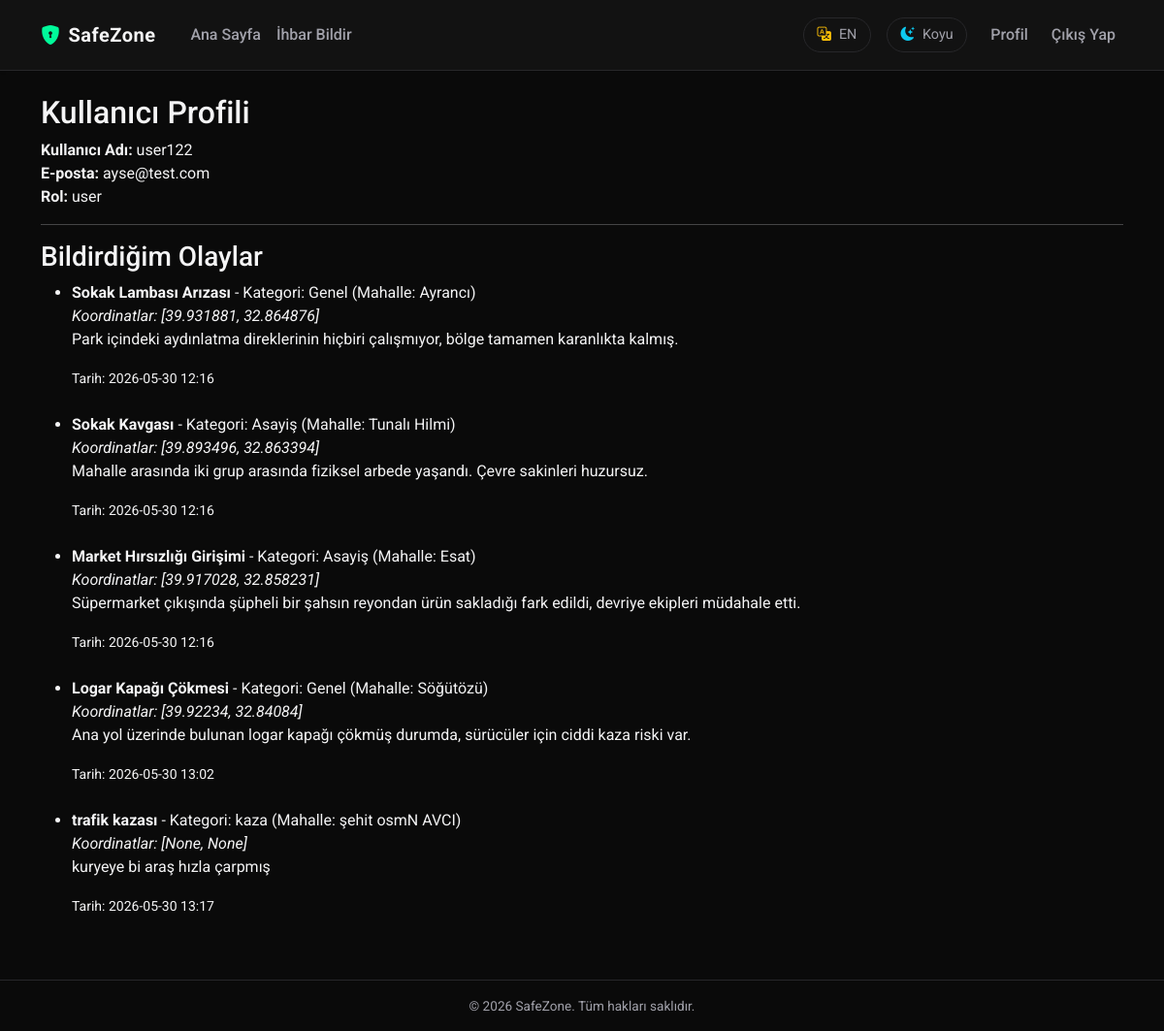
Before: /auth/profile (signed in) with the older database file.
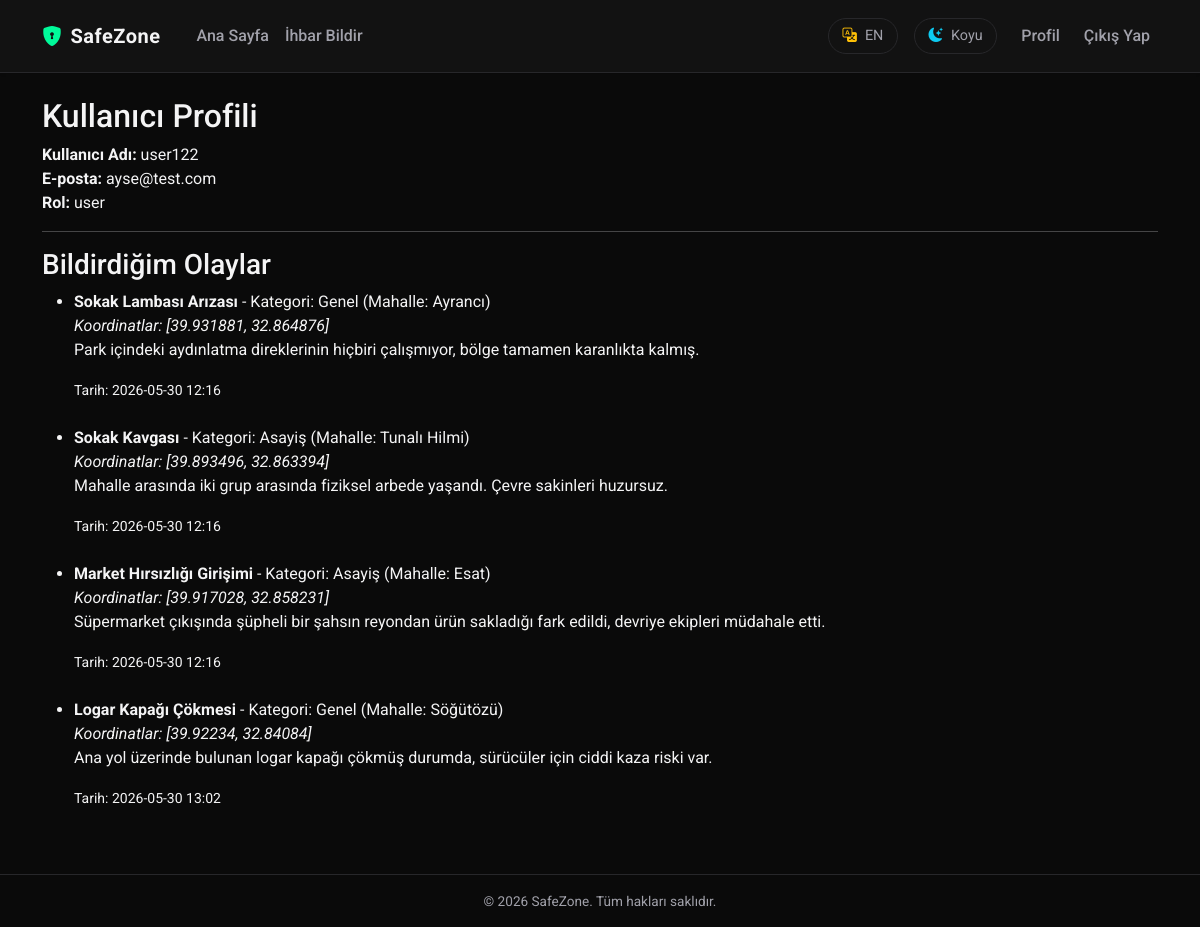
After: the same page with the newer database file.
### app/models.py (models this page shows, shortened)
class User(UserMixin, db.Model):
    __tablename__ = 'user'
    id = db.Column(db.Integer, primary_key=True)
    username = db.Column(db.String(80), unique=True, nullable=False)
    email = db.Column(db.String(120), unique=True, nullable=False)
    password_hash = db.Column(db.String(256))
    role = db.Column(db.String(20), nullable=False, default='user')
    incidents = db.relationship('Incident', backref='author', lazy=True)

class Incident(db.Model):
    __tablename__ = 'incident'
    id = db.Column(db.Integer, primary_key=True)
    title = db.Column(db.String(150), nullable=False)
    description = db.Column(db.Text)
    category = db.Column(db.String(50), nullable=False)
    neighborhood_name = db.Column(db.String(100), nullable=False)
    latitude = db.Column(db.Float)
    longitude = db.Column(db.Float)
    created_at = db.Column(db.DateTime, nullable=False, default=datetime.utcnow)
    user_id = db.Column(db.Integer, db.ForeignKey('user.id'), nullable=False)

### app/auth/routes.py (the view)
@auth_bp.route('/profile')
@login_required
def profile():
    return render_template('auth/profile.html', title='Profilim')

### app/__init__.py (called while the page is built)
def create_app(config_name='default'):
    app = Flask(__name__)
    app.config.from_object(config[config_name])
    db.init_app(app)
    migrate.init_app(app, db)
    login_manager.init_app(app)
    from app.main import main_bp
    app.register_blueprint(main_bp)
    from app.auth import auth_bp
    app.register_blueprint(auth_bp, url_prefix='/auth')
    from app.models import User
    @login_manager.user_loader
    def load_user(user_id):
        return User.query.get(int(user_id))
    return app

### app/main/routes.py (called while the page is built)
@main_bp.app_context_processor
def inject_translations():
    from flask import session
    from app.main.translations import TRANSLATIONS
    lang = session.get('lang', 'tr')
    if lang not in ['tr', 'en']:
        lang = 'tr'
    def translate(key):
        if not key:
            return ''
        cleaned_key = key.strip().lower()
        lookup_key = cleaned_key.replace('ı', 'i').replace('ğ', 'g').replace('ü', 'u').replace('ş', 's').replace('ö', 'o').replace('ç', 'c')
        translation_dict = TRANSLATIONS.get(lang, {})
        if lookup_key in translation_dict:
            return translation_dict[lookup_key]
        elif cleaned_key in translation_dict:
            return translation_dict[cleaned_key]
        elif key in translation_dict:
            return translation_dict[key]
        return key
    return dict(_=translate, active_lang=lang)

### app/templates/auth/profile.html
{% extends "base.html" %}
{% block content %}
    <h2>Kullanıcı Profili</h2>
    <p>
        <strong>Kullanıcı Adı:</strong> {{ current_user.username }}<br>
        <strong>E-posta:</strong> {{ current_user.email }}<br>
        <strong>Rol:</strong> {{ current_user.role }}
    </p>
    <hr>
    <h3>Bildirdiğim Olaylar</h3>
    <ul>
        {% for incident in current_user.incidents %}
            <li>
                <strong>{{ incident.title }}</strong> - Kategori: {{ incident.category }}
                (Mahalle: {{ incident.neighborhood_name }})<br>
                <em>Koordinatlar: [{{ incident.latitude }}, {{ incident.longitude }}]</em><br>
                <p>{{ incident.description }}</p>
                <small>Tarih: {{ incident.created_at.strftime('%Y-%m-%d %H:%M') }}</small>
            </li>
            <br>
        {% else %}
            <li>Henüz bildirdiğiniz bir olay bulunmuyor.</li>
        {% endfor %}
    </ul>
{% endblock %}

### app/templates/base.html (shortened to what this page needs)
<!DOCTYPE html>
<html lang="tr">
<head>
    <link href="https://cdn.jsdelivr.net/npm/bootstrap@5.3.0/dist/css/bootstrap.min.css" rel="stylesheet">
    <link rel="stylesheet" href="https://cdn.jsdelivr.net/npm/bootstrap-icons@1.11.3/font/bootstrap-icons.min.css">
</head>
<body>
    <nav class="navbar navbar-expand-lg navbar-dark navbar-institutional py-3">
        <div class="container">
            <a class="navbar-brand d-flex align-items-center gap-2" href="{{ url_for('main.index') }}">
                <i class="bi bi-shield-lock-fill text-primary" style="color: var(--accent-color) !important;"></i>
                SafeZone
            </a>
            <div class="collapse navbar-collapse" id="navbarNav">
                <ul class="navbar-nav me-auto mb-2 mb-lg-0">
                    <li class="nav-item">
                        <a class="nav-link" href="{{ url_for('main.index') }}">{{ _('Ana Sayfa') }}</a>
                    </li>
                    <li class="nav-item">
                        <a class="nav-link" href="{{ url_for('main.new_incident') }}">{{ _('İhbar Bildir') }}</a>
                    </li>
                </ul>
                <ul class="navbar-nav ms-auto align-items-lg-center gap-2">
                    <li class="nav-item me-lg-2 my-2 my-lg-0">
                        {% if active_lang == 'tr' %}
                        <a href="{{ url_for('main.set_language', lang='en') }}" class="theme-toggle-btn text-decoration-none">
                            <i class="bi bi-translate text-warning"></i>
                            <span>EN</span>
                        </a>
                        {% else %}
                        <a href="{{ url_for('main.set_language', lang='tr') }}" class="theme-toggle-btn text-decoration-none">
                            <i class="bi bi-translate text-info"></i>
                            <span>TR</span>
                        </a>
                        {% endif %}
                    </li>
                    <li class="nav-item me-lg-2 my-2 my-lg-0">
                        <button id="theme-toggle" class="theme-toggle-btn">
                            <i id="theme-toggle-icon" class="bi bi-moon-stars-fill"></i>
                            <span id="theme-toggle-text">{% if active_lang == 'en' %}Dark{% else %}Koyu{% endif %}</span>
                        </button>
                    </li>
                    {% if current_user.is_authenticated %}
                        <li class="nav-item">
                            <a class="nav-link" href="{{ url_for('auth.profile') }}">{{ _('Profil') }}</a>
                        </li>
                        <li class="nav-item">
                            <a class="nav-link" href="{{ url_for('auth.logout') }}">{{ _('Çıkış Yap') }}</a>
                        </li>
                    {% endif %}
                </ul>
            </div>
        </div>
    </nav>
    <main class="main-content container py-4">
        {% block content %}{% endblock %}
    </main>
    <footer class="footer-minimal py-3 text-center mt-auto">
        <div class="container">
            &copy; 2026 SafeZone. {% if active_lang == 'en' %}All rights reserved.{% else %}Tüm hakları saklıdır.{% endif %}
        </div>
    </footer>
</body>
</html>

### app/templates/base.html (style rules this page uses)
:root { --bg-color: #0a0a0a; --text-color: #f4f4f5; --text-muted: #a1a1aa; --accent-color: #00fa9a; --accent-hover: #20b2aa; --accent-glow: rgba(0, 250, 154, 0.25); --card-bg: #121212; --card-border: #27272a; --navbar-bg: #121212; --navbar-border: #27272a; --input-bg: #000000; --input-border: #27272a; --btn-primary-bg: #20b2aa; --btn-primary-text: #0a0a0a; --alert-bg: #18181b; --alert-border: #20b2aa; }
body { background-color: var(--bg-color); color: var(--text-color); font-family: 'Roboto', 'Segoe UI', Tahoma, Geneva, Verdana, sans-serif; min-height: 100vh; display: flex; flex-direction: column; transition: background-color 0.3s ease, color 0.3s ease; }
.navbar-institutional { background-color: var(--navbar-bg) !important; border-bottom: 1px solid var(--navbar-border); box-shadow: 0 1px 3px rgba(0, 0, 0, 0.1); transition: background-color 0.3s ease, border-color 0.3s ease; }
.navbar-institutional .navbar-brand { color: var(--text-color) !important; font-weight: 700; letter-spacing: 0.5px; }
.navbar-institutional .nav-link { color: var(--text-muted) !important; font-weight: 500; transition: color 0.2s ease; }
.main-content { flex: 1; }
.footer-minimal { border-top: 1px solid var(--navbar-border); color: var(--text-muted); font-size: 0.85rem; transition: border-color 0.3s ease, color 0.3s ease; }
.theme-toggle-btn { background: none; border: 1px solid var(--navbar-border); color: var(--text-muted); padding: 0.4rem 0.85rem; border-radius: 20px; cursor: pointer; display: flex; align-items: center; gap: 0.5rem; font-size: 0.9rem; transition: all 0.25s ease; }

Changed rows visible on the page:
removed Incident: title "trafik kazası", category "kaza", neighborhood_name "şehit osmN AVCI", latitude "None", longitude "None", description "kuryeye bi araş hızla çarpmış", created_at "2026-05-30 13:17"
